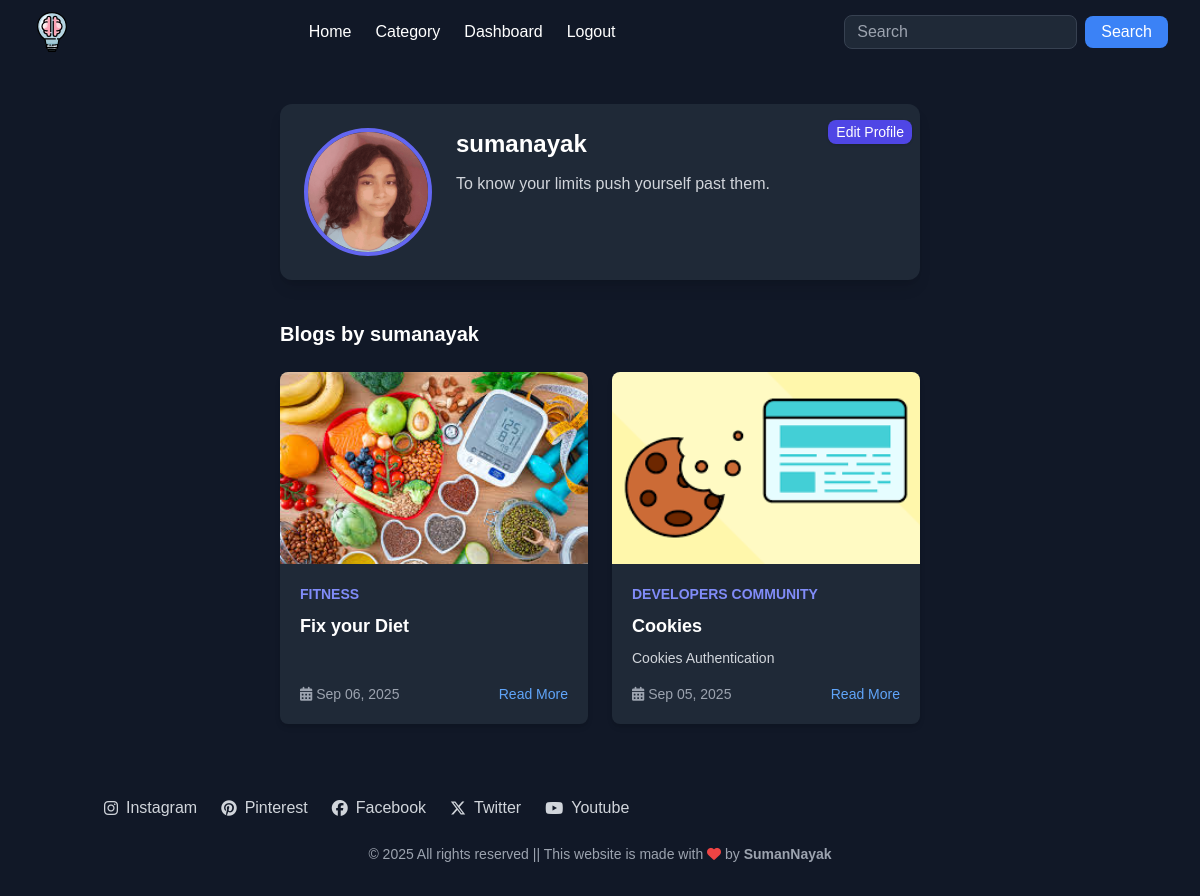
Before: /auth/dashboard/ (signed in) with the older database file.
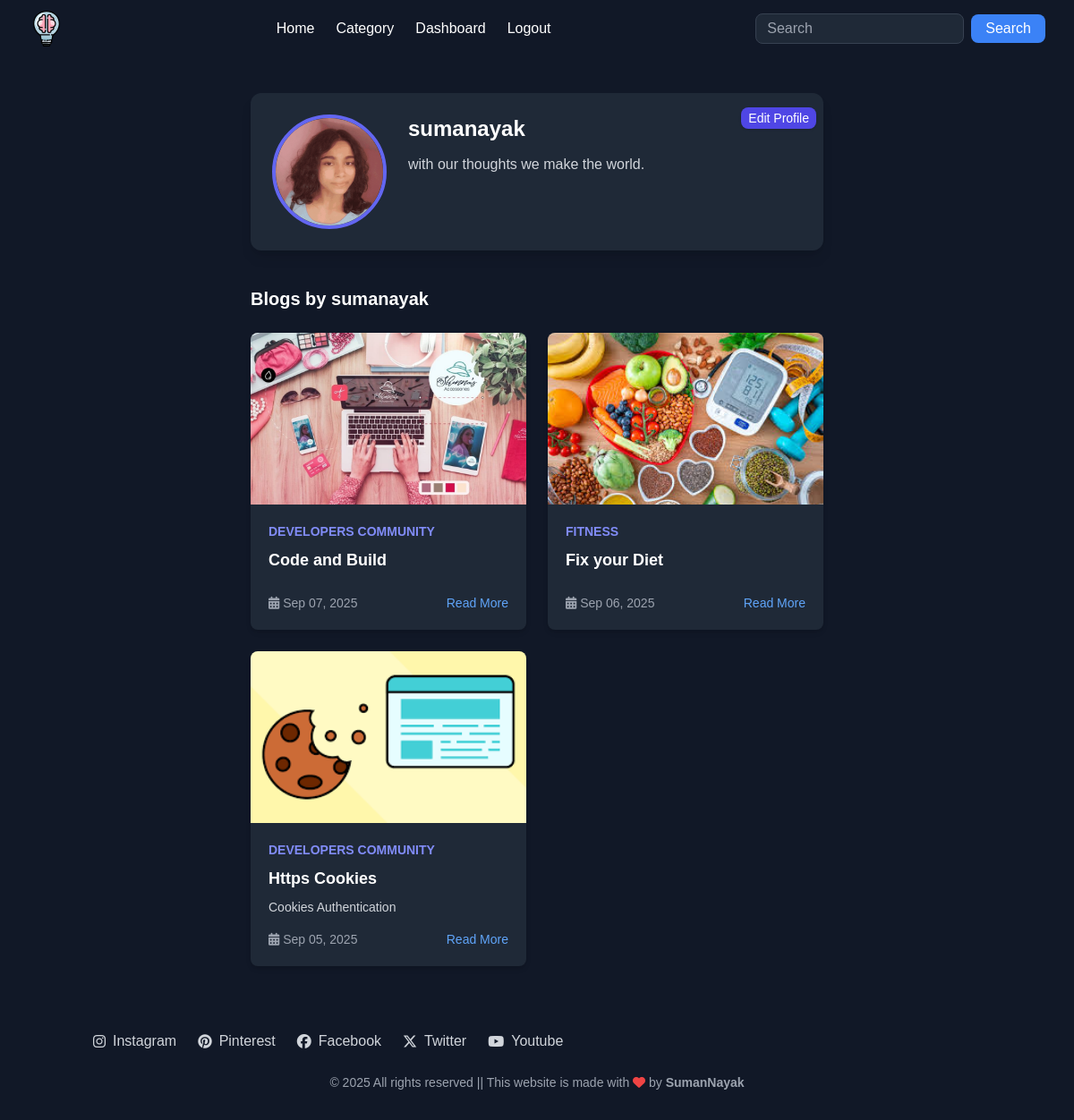
After: the same page with the newer database file.
### users/models.py (models this page shows, shortened)
class Profile(models.Model):
    author = models.OneToOneField(User,on_delete=models.CASCADE,related_name="profile")
    pic = models.ImageField(default='default.png',upload_to=get_pic_path,validators=[FileExtensionValidator(['png','jpg','jpeg','webp'])])
    bio = models.TextField(blank=True,null=True)

### post/models.py (models this page shows, shortened)
class Catblog(models.Model):
    category = models.ForeignKey(Category, on_delete=models.CASCADE)
    slug=models.CharField(max_length=150,null=False,blank=False)
    title=models.CharField(max_length=150,null=False,blank=False)
    blog_image=models.ImageField(upload_to=get_image_path,null=True,blank=True)
    small_description=models.CharField(max_length= 250,null=False,blank=False)
    descriptions=models.TextField(max_length= 500,null=False,blank=False)
    author = models.ForeignKey(User,on_delete=models.CASCADE)
    status=models.BooleanField(default=False,help_text="0=default,1=Trending")
    trending=models.BooleanField(default=False,help_text="0=default,1=Trending")
    tag=models.CharField(max_length=150,null=False,blank=False)
    meta_title=models.CharField(max_length=150,null=False,blank=False)
    meta_keywords=models.CharField(max_length=150,null=False,blank=False)
    created_at=models.DateTimeField(auto_now_add=True)
    class Meta:
        ordering = ('-created_at',)

class Category(models.Model):
    slug=models.CharField(max_length=150,null=False,blank=False)
    name=models.CharField(max_length=150,null=False,blank=False)
    image=models.ImageField(upload_to=get_file_path,null=True,blank=True)
    descriptions=models.TextField(max_length= 500,null=False,blank=False)
    status=models.BooleanField(default=False,help_text="0=default,1=Trending")
    meta_title=models.CharField(max_length=150,null=False,blank=False)
    meta_keywords=models.CharField(max_length=150,null=False,blank=False)
    created_at=models.DateTimeField(auto_now_add=True)

### users/views.py (the view)
# urls.py: path('dashboard/', views.dashboard, name='dashboard'),
@login_required
def dashboard(request):
    profile = Profile.objects.filter(author=request.user).first()
    post = Catblog.objects.filter(author=request.user)
    return render(request,'dashboard.html',{'profile':profile,'post':post})

### templates/dashboard.html (shortened to what this page needs)
{% extends 'base.html' %}
{% load static %}
{% block content %}
<section class="py-10 bg-gray-900 text-gray-100">
  <div class="max-w-2xl mx-auto px-4">
    <div class="bg-gray-800 rounded-xl p-6 shadow-lg flex flex-col md:flex-row items-center md:items-start md:space-x-6 relative">
      <img src="{{ profile.pic.url }}" alt="{{ profile.author.username }}"
           class="w-32 h-32 rounded-full object-cover border-4 border-indigo-500">
      <div class="mt-4 md:mt-0 text-center md:text-left flex-1">
        <h2 class="text-2xl font-bold text-white">{{ profile.author.username }}</h2>
        <p class="mt-3 text-gray-300">{{ profile.bio }}</p>
      </div>
      {% if request.user == profile.author %}
      <div class="absolute top-4 right-2">
        <a href="{% url 'profile_edit' %}"
           class="px-2 py-1 text-sm font-medium bg-indigo-600 hover:bg-indigo-700 text-white rounded-lg shadow transition">
          Edit Profile
        </a>
      </div>
      {% endif %}
    </div>
    <div class="mt-10">
      <h3 class="text-xl font-bold text-white mb-6">Blogs by {{ profile.author.username }}</h3>
      {% if post %}
        <div class="grid gap-6 sm:grid-cols-2">
          {% for blog in post %}
            <div class="bg-gray-800 rounded-lg shadow-md overflow-hidden flex flex-col">
              {% if blog.blog_image %}
                <img src="{{ blog.blog_image.url }}" alt="{{ blog.title }}" class="h-48 w-full object-cover">
              {% else %}
                <div class="h-48 w-full bg-gray-700 flex items-center justify-center text-gray-400">
                  No Image
                </div>
              {% endif %}
              <div class="p-5 flex-1 flex flex-col">
                <span class="text-sm text-indigo-400 font-semibold uppercase">{{ blog.category.name }}</span>
                <h4 class="text-lg font-bold text-white mt-2">{{ blog.title }}</h4>
                <p class="text-gray-300 text-sm mt-2 line-clamp-3">{{ blog.small_description }}</p>
                <div class="mt-auto flex items-center justify-between text-sm text-gray-400 pt-4">
                  <span><i class="fas fa-calendar-alt"></i> {{ blog.created_at|date:"M d, Y" }}</span>
                  <a href="{% url 'blog_view' blog.category.slug blog.slug %}" class="text-blue-400 hover:underline">Read More</a>
                </div>
              </div>
            </div>
          {% endfor %}
        </div>
      {% else %}
        <p class="text-gray-400">No posts yet.</p>
      {% endif %}
    </div>
  </div>
</section>
{% endblock %}

### templates/base.html (shortened to what this page needs)
{% load static %}
<!DOCTYPE html>
<html lang="en">
<head>
    <script src="https://cdn.tailwindcss.com"></script>
    <link rel="stylesheet" href="https://cdnjs.cloudflare.com/ajax/libs/font-awesome/6.5.2/css/all.min.css">
</head>
<body class="flex flex-col min-h-screen bg-gray-900">
<nav class="bg-gray-900 text-white">
  <div class="max-w-7xl mx-auto px-4 sm:px-6 lg:px-8">
    <div class="flex items-center justify-between h-16">
      <a href="/" class="flex items-center space-x-2">
        <img src="{% static 'img/brain.svg' %}" alt="Logo" class="w-10 h-10">
      </a>
      <div class="hidden sm:flex sm:items-center sm:space-x-6">
        <a href="/" class="hover:text-blue-400">Home</a>
        <a href="{% url 'categories' %}" class="hover:text-blue-400">Category</a>
        <a href="{% url 'dashboard' %}" class="hover:text-blue-400">Dashboard</a>
        <form method="post" action="{% url 'logout' %}">
          <button type="submit" class="hover:text-blue-400">Logout</button>
        </form>
      </div>
      <form class="hidden sm:flex items-center space-x-2" action="{% url 'home' %}">
        <input type="search" name="q" placeholder="Search"
                value="{{ request.GET.q }}"
               class="px-3 py-1 rounded-lg bg-gray-800 border border-gray-700 text-white focus:outline-none focus:ring focus:ring-blue-500">
        <button class="px-4 py-1 bg-blue-500 rounded-lg hover:bg-blue-600">Search</button>
      </form>
    </div>
  </div>
</nav>
        {% block content %}
        {% endblock %}
  <footer class="bg-gray-900 text-gray-300 py-8 mt-auto">
    <div class="container mx-auto px-4">
      <div class="flex flex-col md:flex-row justify-center md:justify-start md:space-x-12 mb-6">
        <div class="flex space-x-6">
          <a href="/" class="flex items-center space-x-2 hover:text-pink-500 transition">
            <i class="fab fa-instagram"></i><span class="hidden sm:inline">Instagram</span>
          </a>
          <a href="/" class="flex items-center space-x-2 hover:text-red-500 transition">
            <i class="fab fa-pinterest"></i><span class="hidden sm:inline">Pinterest</span>
          </a>
          <a href="/" class="flex items-center space-x-2 hover:text-blue-600 transition">
            <i class="fab fa-facebook"></i><span class="hidden sm:inline">Facebook</span>
          </a>
          <a href="https://x.com/SumanNayak__" class="flex items-center space-x-2 hover:text-gray-400 transition">
            <i class="fab fa-x-twitter"></i><span class="hidden sm:inline">Twitter</span>
          </a>
          <a href="/" class="flex items-center space-x-2 hover:text-red-600 transition">
            <i class="fab fa-youtube"></i><span class="hidden sm:inline">Youtube</span>
          </a>
        </div>
      </div>
      <div class="text-center text-gray-400 text-sm">
        © <script>document.write(new Date().getFullYear());</script> All rights reserved ||
        This website is made with
        <i class="fa-solid fa-heart text-red-500"></i>
        by
        <a href="https://x.com/SumanNayak__" target="_blank" class="hover:text-blue-400 font-semibold">
          SumanNayak
        </a>
      </div>
    </div>
  </footer>
</body>
</html>

### templates/base.html (style rules this page uses)
body { font-family: 'Poppins', sans-serif; }

Changed rows visible on the page:
changed Profile "sumanayak": bio "To know your limits push yourself past them." → "with our thoughts we make the world."
added Catblog: blog_image (picture), category.name "DEVELOPERS COMMUNITY", title "Code and Build", created_at "Sep 07, 2025"
changed Catblog "Cookies Authentication": title "Cookies" → "Https Cookies"
